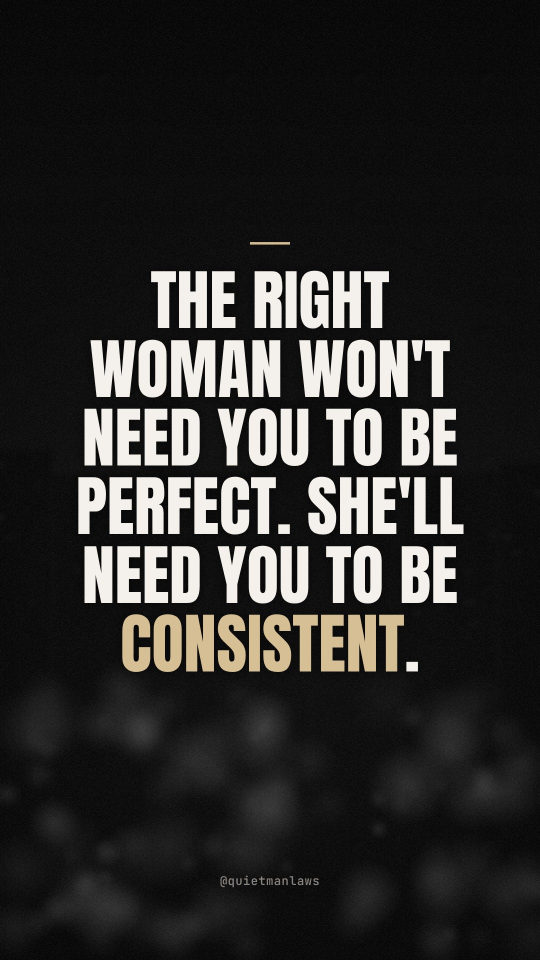
#> input picture media/quietmanlaws/2026-10-29/story-02.jpg, 1080 x 1920 px (shown at 1/2 size)
$ python thumb.py ../../media/quietmanlaws/2026-10-29/story-02.jpg ../../media/quietmanlaws/2026-10-29/story-04.jpg ../../media/quietmanlaws/2026-10-29/story-04.jpg 1.0 1.0
#> lines starting #> are read from the running program, lines starting #| are printed output that depends on the picture; after the words box and inside, x2 and y2 are one past the last pixel; in counts of white or black regions, pixels touching at a corner belong together
# Quiet Man Laws Shorts cover / thumbnail (LOCKED style, 1 Nov 2026).
# Usage: python3 thumb.py bg.png "HE CHASED. SHE *RAN.*" out.jpg [zoom] [focus_y]
# Layout: brand tag + framed headline (one gold word) in the top third, the story's key moment below, bottom 20% kept clear for platform UI.
import sys
from PIL import Image, ImageDraw, ImageFilter, ImageFont, ImageEnhance
W, H = 1080, 1920
F_BOLD = '/usr/share/fonts/opentype/inter/Inter-ExtraBold.otf'
F_SEMI = '/usr/share/fonts/opentype/inter/Inter-SemiBold.otf'
GOLD, WHITE = (242, 196, 109), (255, 255, 255)
STYLE = 'clean'  # LOCKED 1 Nov 2026 (Mario): no box, no tag; big glowing white text with one gold word, like the in-video captions

def cover(img, zoom, fy):
#> called with zoom = 1, fy = 1
    s = max(W / img.width, H / img.height) * zoom
#> s = 1
    img = img.resize((int(img.width * s), int(img.height * s)), Image.LANCZOS)
#> img is the input picture: PIL image 1080x1920 RGB; mean R, G, B 46.4, 45.6, 44.1
    x = (img.width - W) // 2
#> x = 0
    y = int(min(max(img.height * fy - H * 0.62, 0), img.height - H))
#> y = 0
    return img.crop((x, y, x + W, y + H))

def main():
    bg, text, out = sys.argv[1], sys.argv[2], sys.argv[3]
    zoom = float(sys.argv[4]) if len(sys.argv) > 4 else 1.35
    fy = float(sys.argv[5]) if len(sys.argv) > 5 else 0.6
    img = cover(Image.open(bg).convert('RGB'), zoom, fy)
    img = ImageEnhance.Contrast(img).enhance(1.15)
    vig = Image.new('L', (W, H), 0); ImageDraw.Draw(vig).ellipse([-W*0.35, H*0.12, W*1.35, H*1.15], fill=255)
#> after `vig = Image.new('L', (W, H), 0)`: vig: PIL image 1080x1920 L; every value is 0
#> after `ImageDraw.Draw(vig).ellipse([-W * 0.35, H * 0.12, W * 1.35, H * 1.15],`:
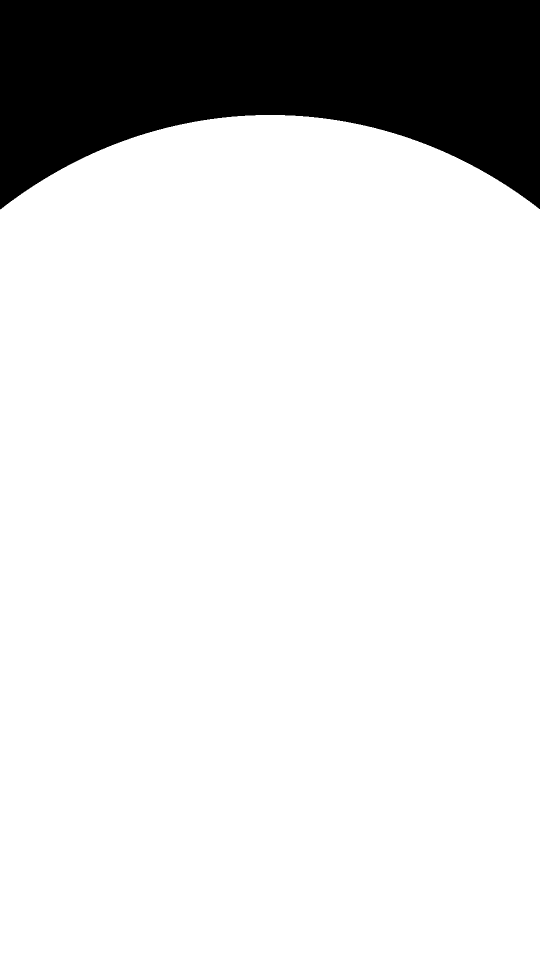
#> vig: PIL image 1080x1920 L (shown at 1/2 size); 84.9% white; 1 black region, box (x1, y1, x2, y2) and area: (0, 0, 1080, 419) 313665
    vig = vig.filter(ImageFilter.GaussianBlur(160))
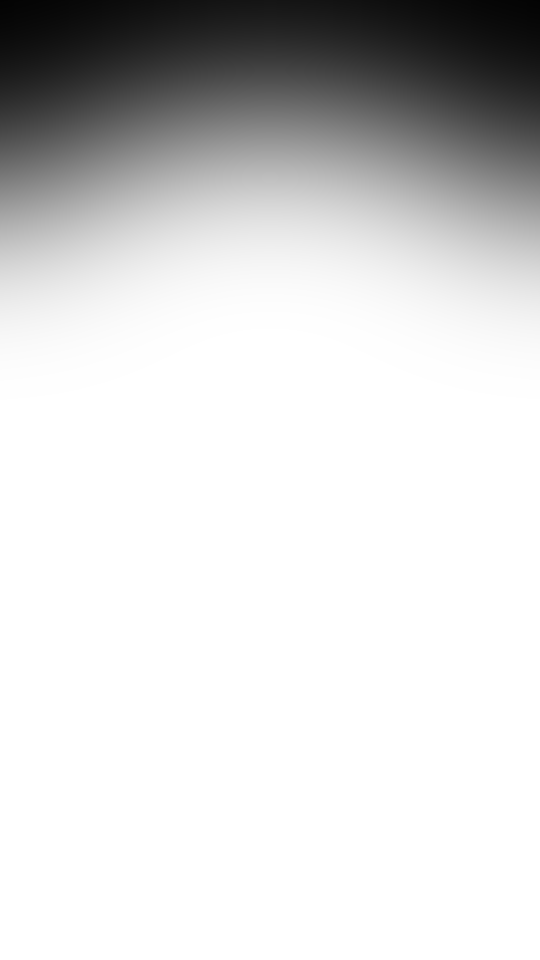
#> vig: PIL image 1080x1920 L (shown at 1/2 size); min 3, max 255, mean 215.5
    img = Image.composite(img, Image.new('RGB', (W, H), (0, 0, 0)), vig)
    # top shade so the headline always reads
    shade = Image.new('L', (W, H), 0); d = ImageDraw.Draw(shade)
    for yy in range(0, 900):
        d.line([(0, yy), (W, yy)], fill=int(215 * (1 - yy / 900) ** 1.6))
    img = Image.composite(Image.new('RGB', (W, H), (0, 0, 0)), img, shade)
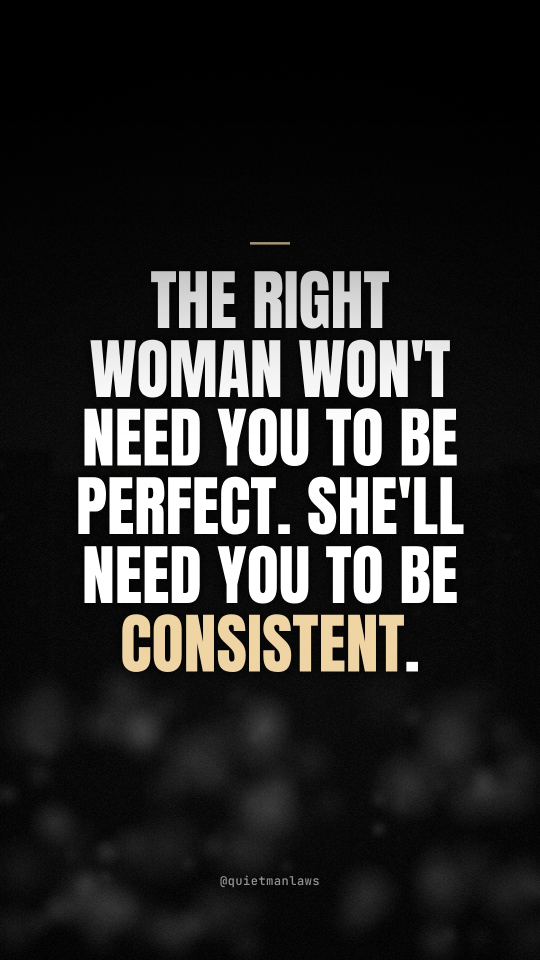
#> img: PIL image 1080x1920 RGB (shown at 1/2 size); mean R, G, B 41.8, 41.2, 40.2
    layer = Image.new('RGBA', (W, H), (0, 0, 0, 0)); d = ImageDraw.Draw(layer)
#> after `layer = Image.new('RGBA', (W, H), (0, 0, 0, 0))`: layer: PIL image 1080x1920 RGBA; every value is 0
    # headline, auto size, max 3 lines
    words = [(w.replace('*', ''), w.startswith('*') or w.endswith('*') or w.endswith('*.') ) for w in text.split()]
    size = 112
    while True:
        f = ImageFont.truetype(F_BOLD, size); lines, cur = [], []
        for w in words:
            t = ' '.join(x for x, _ in cur + [w])
            if cur and f.getlength(t) > W - 200: lines.append(cur); cur = [w]
            else: cur.append(w)
        lines.append(cur)
        if len(lines) <= 3 or size <= 90: break
        size -= 8
    lh = int(size * 1.12); top = 300
    box_h = len(lines) * lh + 90
    if STYLE == 'box':  # old boxed look, kept only for reference
        d.rounded_rectangle([60, top - 45, W - 60, top - 45 + box_h], radius=28, outline=GOLD + (255,), width=5, fill=(0, 0, 0, 120))
    for i, ln in enumerate(lines):
        full = ' '.join(x for x, _ in ln); x = (W - f.getlength(full)) / 2; y = top + i * lh
        for wd, g in ln:
            d.text((x, y), wd, font=f, fill=GOLD if g else WHITE); x += f.getlength(wd + ' ')
    glow = layer.filter(ImageFilter.GaussianBlur(14))
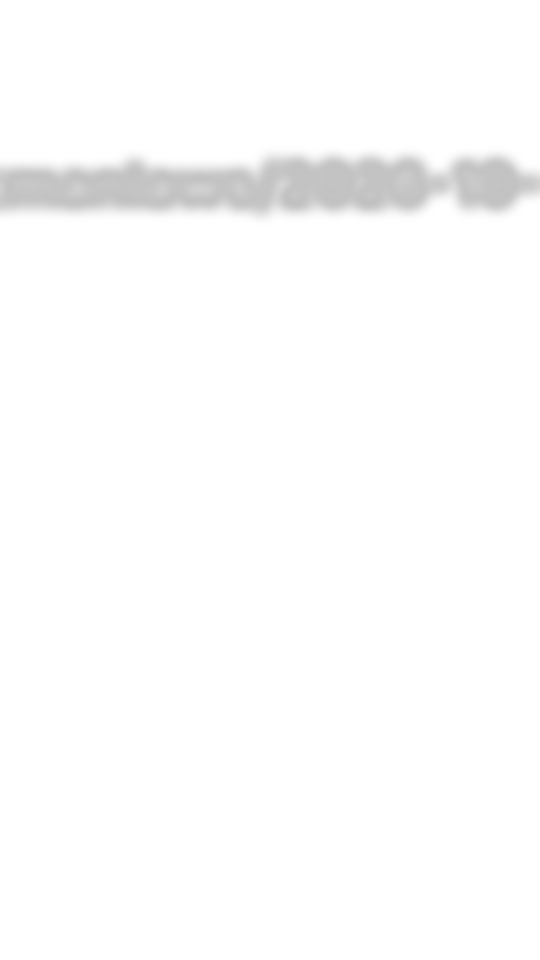
#> glow: PIL image 1080x1920 RGBA (shown at 1/2 size); mean R, G, B, A 5.2, 5.2, 5.2, 4.9; transparent parts drawn white
    shadow = Image.new('RGBA', (W, H), (0, 0, 0, 0)); shadow.putalpha(layer.getchannel('A').filter(ImageFilter.GaussianBlur(9)).point(lambda a: min(255, int(a * 0.85))))
#> after `shadow.putalpha(layer.getchannel('A').filter(ImageFilter.GaussianBlur(`:
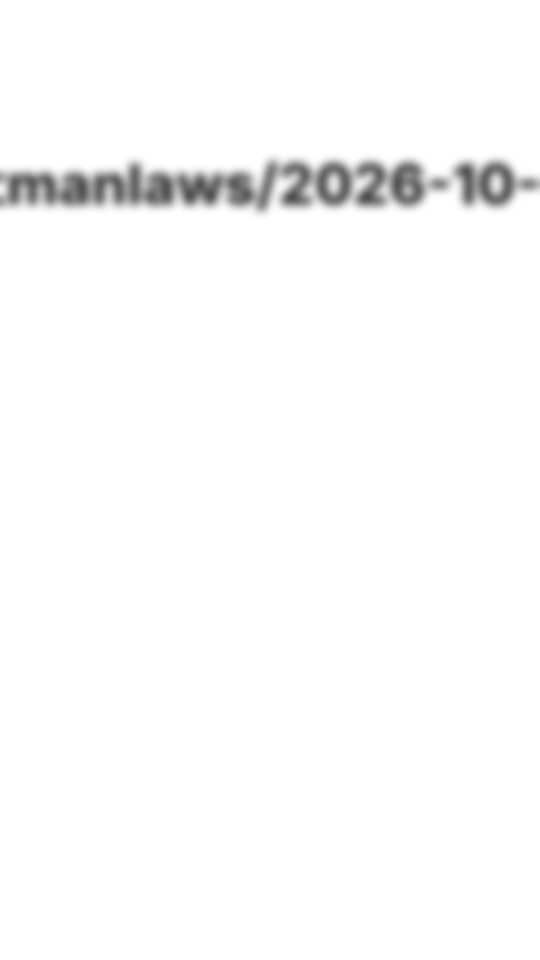
#> shadow: PIL image 1080x1920 RGBA (shown at 1/2 size); mean R, G, B, A 0, 0, 0, 4.1; transparent parts drawn white
    out_img = Image.alpha_composite(img.convert('RGBA'), shadow)
    out_img = Image.alpha_composite(out_img, glow); out_img = Image.alpha_composite(out_img, glow)
#> after `out_img = Image.alpha_composite(out_img, glow)`:
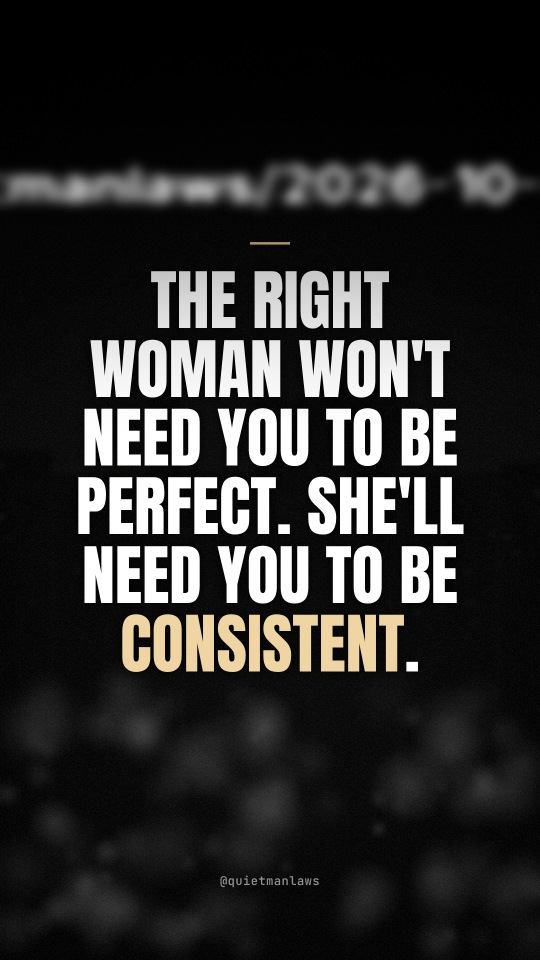
#> out_img: PIL image 1080x1920 RGBA (shown at 1/2 size); mean R, G, B, A 45.1, 44.5, 43.4, 255
    out_img = Image.alpha_composite(out_img, layer).convert('RGB')
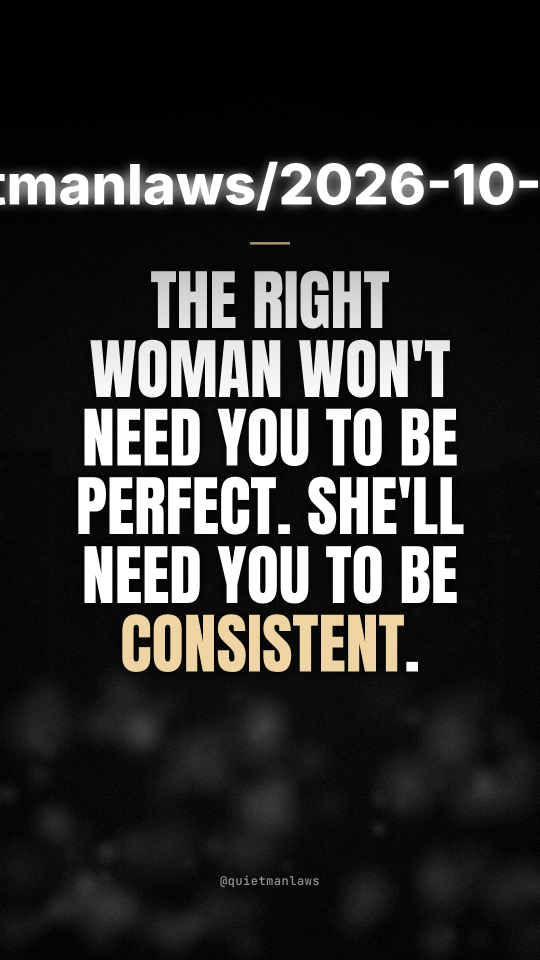
#> out_img: PIL image 1080x1920 RGB (shown at 1/2 size); mean R, G, B 48.1, 47.5, 46.5
    out_img.save(out, quality=92)
    print('ok', out)

if __name__ == '__main__':
    main()

$ run again, on media/quietmanlaws/2026-10-29/story-06.jpg
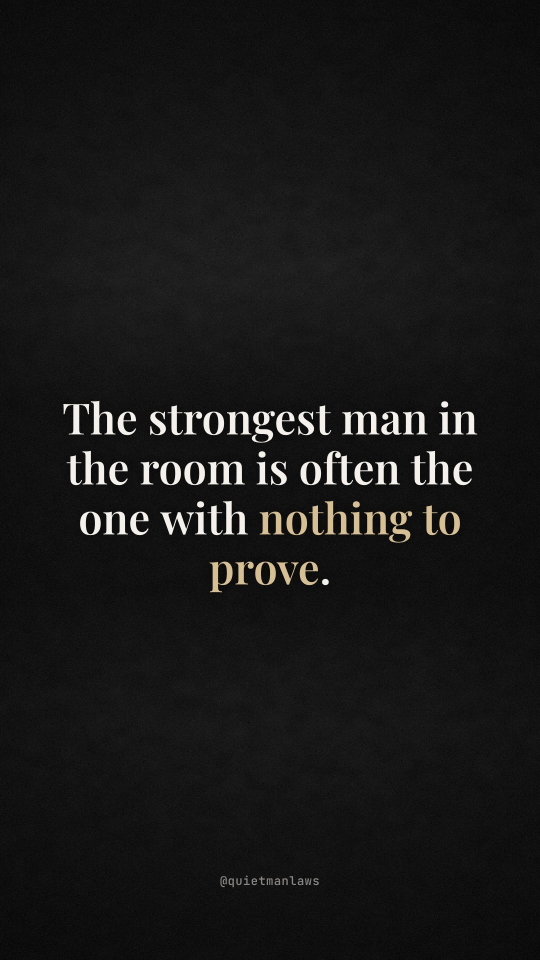
#> input picture media/quietmanlaws/2026-10-29/story-06.jpg, 1080 x 1920 px (shown at 1/2 size)
#> s = 1
#> in cover, img is the input picture: PIL image 1080x1920 RGB; mean R, G, B 24.2, 24, 23.6
#> in main, `out_img = Image.alpha_composite(out_img, glow)`:
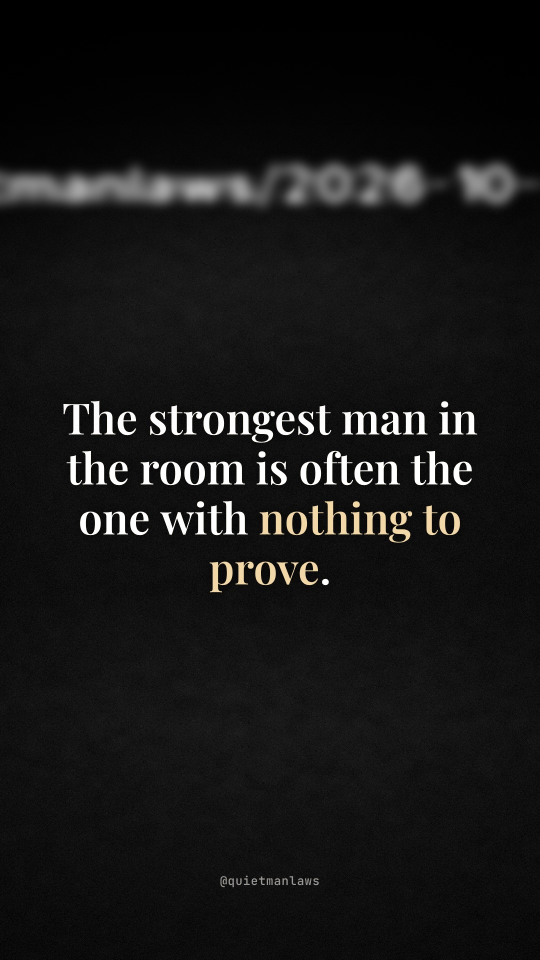
#> out_img: PIL image 1080x1920 RGBA (shown at 1/2 size); mean R, G, B, A 22.6, 22.4, 22.1, 255
#> in main, `out_img = Image.alpha_composite(out_img, layer).convert('RGB')`:
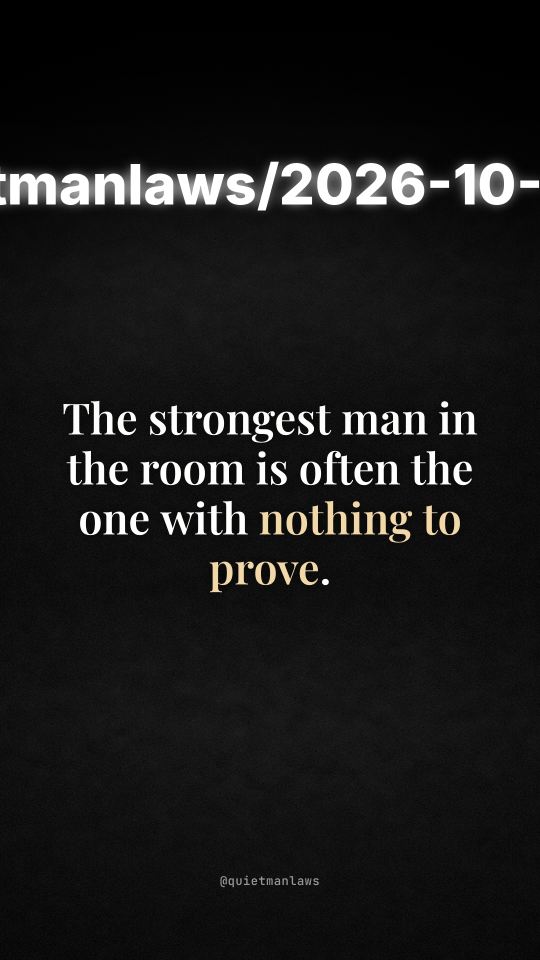
#> out_img: PIL image 1080x1920 RGB (shown at 1/2 size); mean R, G, B 25.6, 25.4, 25.1

$ run again, on media/quietmanlaws/2026-10-29/story-08.jpg
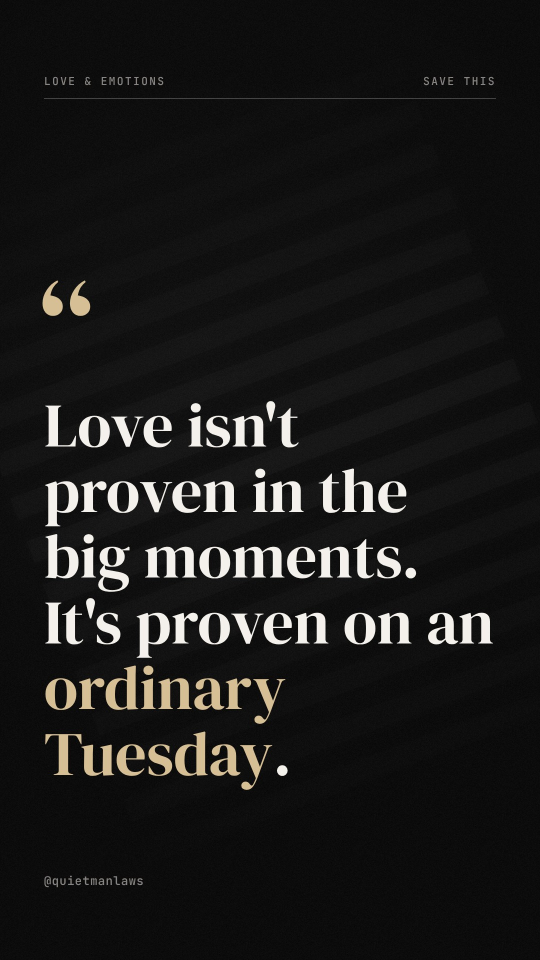
#> input picture media/quietmanlaws/2026-10-29/story-08.jpg, 1080 x 1920 px (shown at 1/2 size)
#> s = 1
#> in cover, img is the input picture: PIL image 1080x1920 RGB; mean R, G, B 26.8, 26.3, 25.5
#> in main, `out_img = Image.alpha_composite(out_img, glow)`:
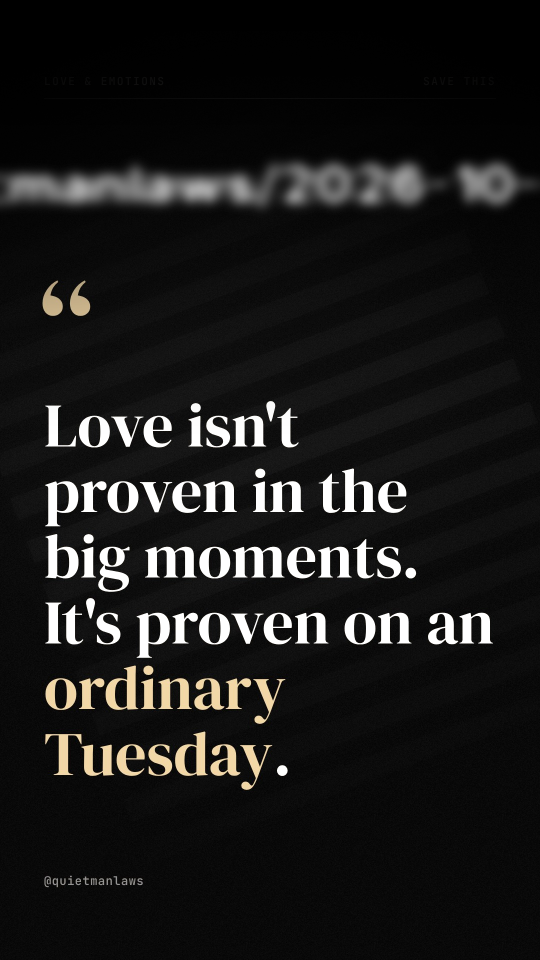
#> out_img: PIL image 1080x1920 RGBA (shown at 1/2 size); mean R, G, B, A 26.2, 25.8, 25, 255
#> in main, `out_img = Image.alpha_composite(out_img, layer).convert('RGB')`:
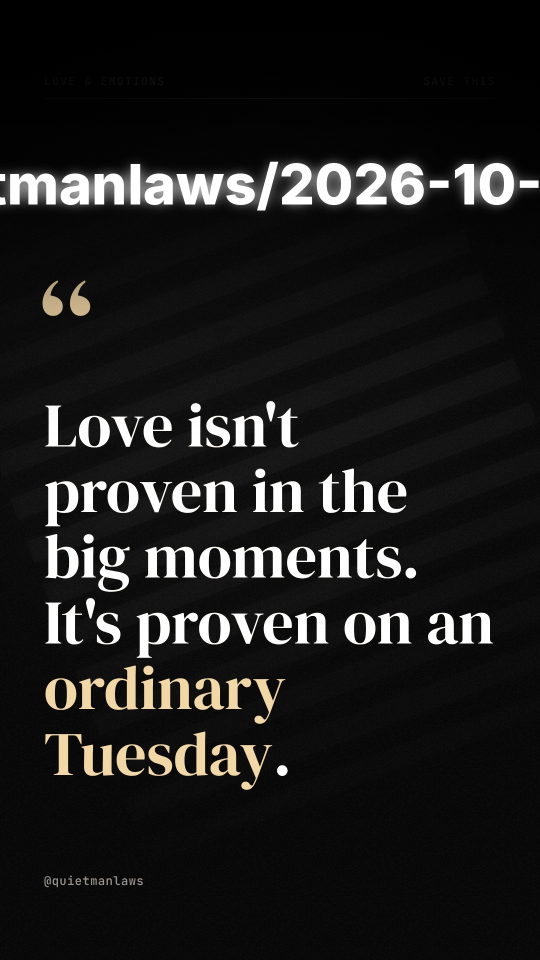
#> out_img: PIL image 1080x1920 RGB (shown at 1/2 size); mean R, G, B 29.3, 28.8, 28.1

$ run again, on media/quietmanlaws/2026-10-29/story-10.jpg
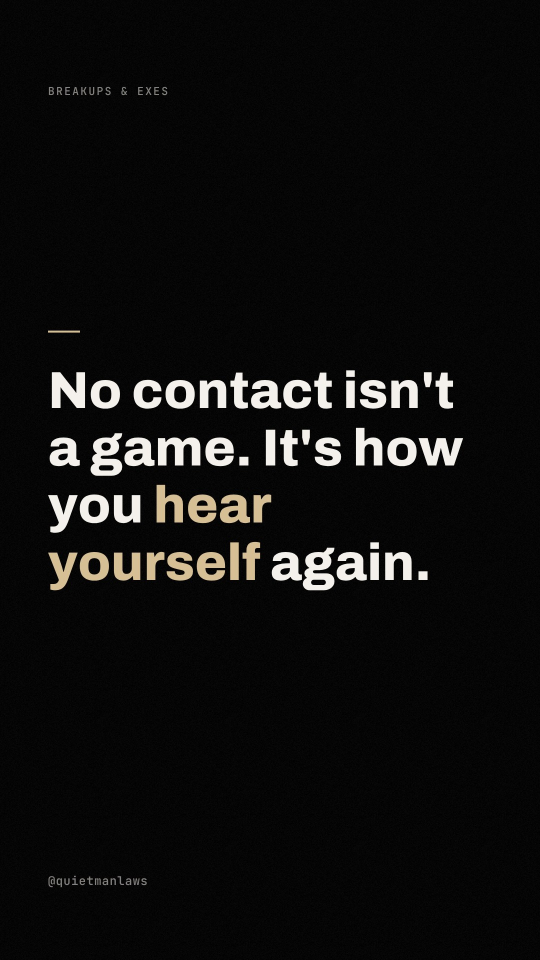
#> input picture media/quietmanlaws/2026-10-29/story-10.jpg, 1080 x 1920 px (shown at 1/2 size)
#> s = 1
#> in cover, img is the input picture: PIL image 1080x1920 RGB; mean R, G, B 15.3, 15, 14.4
#> in main, `out_img = Image.alpha_composite(out_img, layer).convert('RGB')`:
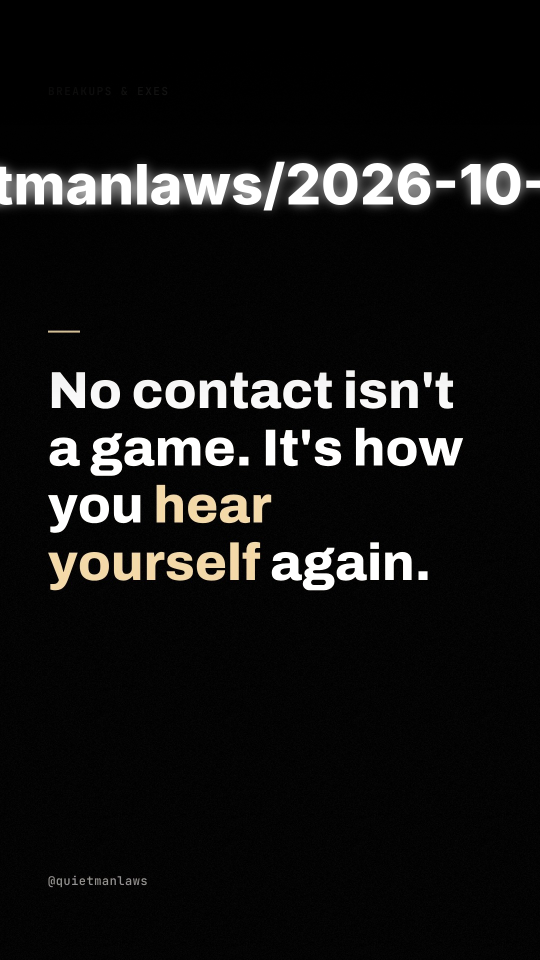
#> out_img: PIL image 1080x1920 RGB (shown at 1/2 size); mean R, G, B 20.1, 19.8, 19.3
